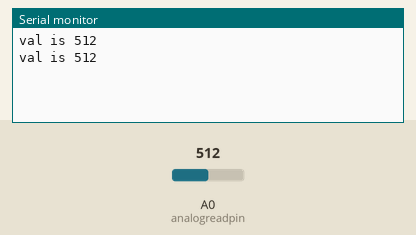
Bench run of a sketch on a simulated Arduino Uno, built with avr-gcc and run on an emulated ATmega328P. Parts: the last lines printed to the serial monitor. The test bench sets the inputs (shaded band); at power-on: A0 (analogreadpin) = 512.

Above: at 1.8 s.
1.9 s: A0 (analogreadpin) set to 930
At 2.8 s:
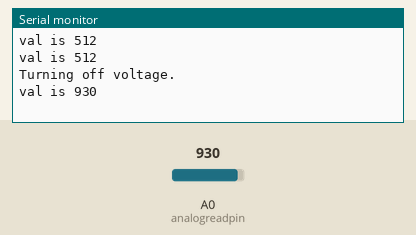
4.5 s: A0 (analogreadpin) set to 910
At 5.8 s:
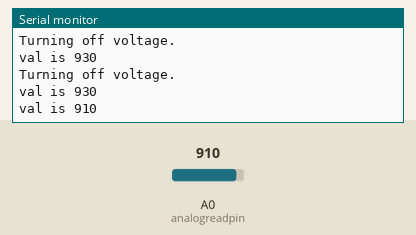
Timing chart, 0 to 7.5 s (numbered marks = the images above; inputs shaded):
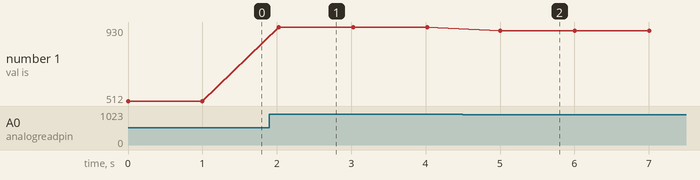

The sketch:

read_switch_serial.ino
```cpp
/*

 */
int powerpin = 8;
int analogreadpin = 0;
int val = 0;
String op = "val is ";
void setup()
{
  // Open serial communications and wait for port to open:
  Serial.begin(9600);
  //pinMode(readpin, INPUT);
  pinMode(powerpin, OUTPUT);
}
//if on is sent to serial, write pin high
void loop() // run over and over
{
  digitalWrite(powerpin, HIGH);
  //int sensorValue = digitalRead(readpin);
  val = analogRead(analogreadpin);
  if (val > 920){
      Serial.println("Turning off voltage.");
      digitalWrite(powerpin, LOW);
  }
  Serial.println(op + val);
  delay(1000);
}
```

Measured:
- after the input at 1.9 s, the serial monitor: prints a new line after 0.10 s (image 1)
- after the input at 4.5 s, the serial monitor: prints a new line after 0.50 s (image 2)
- plotted number 1: 512 → 930 after the input at 1.9 s, 930 → 910 after the input at 4.5 s
